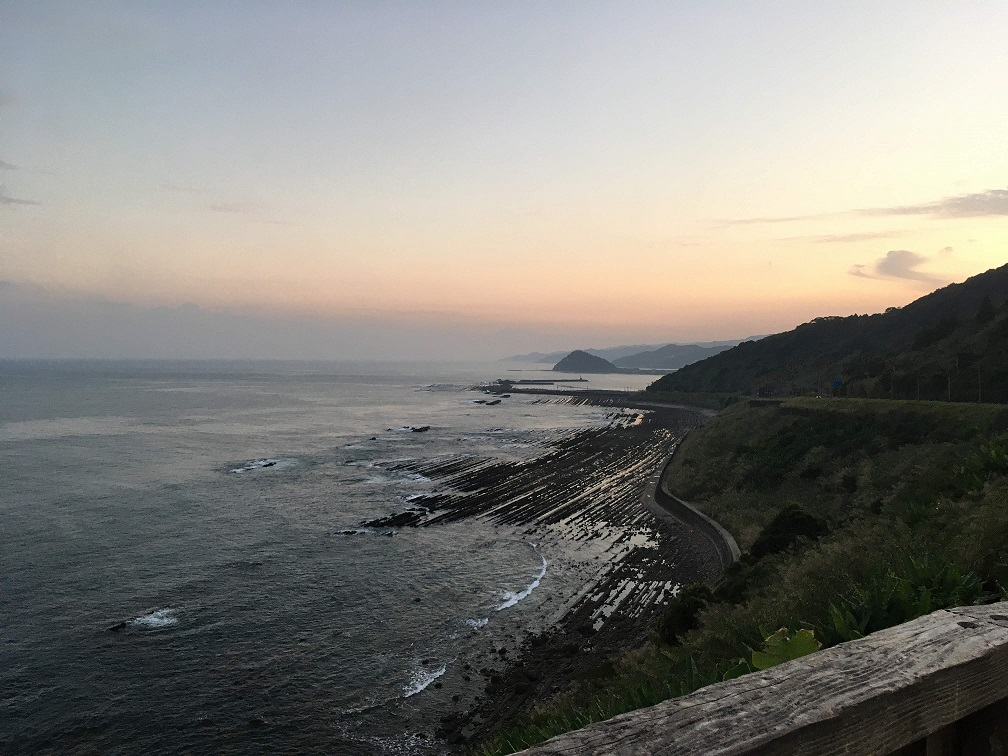
#> input picture report1/IMG_1904.JPG, 1008 x 756 px
$ python q5.py
#> lines starting #> are read from the running program, lines starting #| are printed output that depends on the picture
# -*- coding:utf-8 -*-
import numpy as np
import scipy.io
import matplotlib.pyplot as plt
from PIL import Image

# 画像読み込み
originalImg = Image.open('IMG_1904.JPG')
#> originalImg is the input picture: PIL image 1008x756 RGB; mean R, G, B 127.2, 126, 121.1
width, height = originalImg.size
#> width = 1008; height = 756
# originalImg = originalImg.convert('L') # pillowのグレースケール変換

# ピクセルごとに値を読みだす
img_pixels_rgb = np.array([[originalImg.getpixel((x,y)) for x in range(width)] for y in range(height)])
# グレースケール化後に値を入れる配列を用意
img_pixels = np.array([[ 0 for x in range(width)] for y in range(height)])
# print(img_pixels.shape)
img = Image.new('L', (width, height))
#> img: PIL image 1008x756 L; every value is 0
for y in range(height):
    for x in range(width):
        grayscale = img_pixels_rgb[y][x][0] * 0.2126 + img_pixels_rgb[y][x][1] * 0.7152 + img_pixels_rgb[y][x][2] * 0.0722
        img_pixels[y][x] = int(grayscale)
        img.putpixel((x,y),int(grayscale))
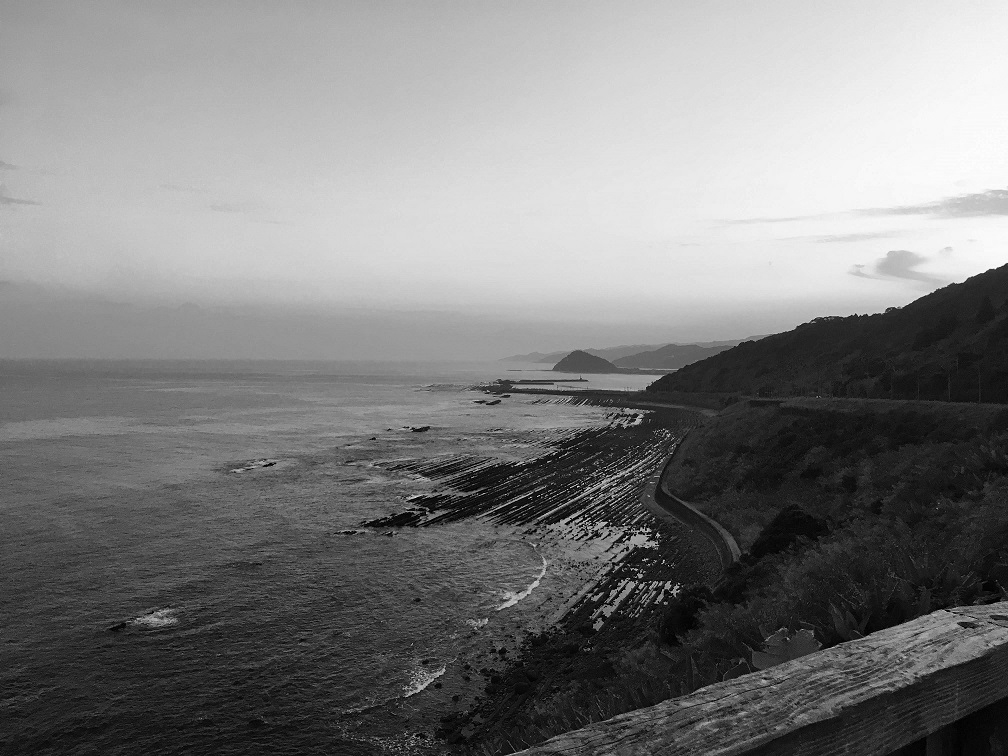
#> img: PIL image 1008x756 L; min 0, max 253, mean 125.4
img.save("grayscaleImage.png")

FRAGMENT_SIZE = 16
FRAGMENT_NUM = 500
# ランダム抽出 はじめの一回
px = np.random.randint(0,width - FRAGMENT_SIZE)
#> px = 684
py = np.random.randint(0,height - FRAGMENT_SIZE)
#> py = 559
sample_pixels = np.array([[img_pixels[y + py][x + px] for x in range(FRAGMENT_SIZE)] for y in range(FRAGMENT_SIZE)])

# 抽出できているか確認
'''
img = Image.new('L', (FRAGMENT_SIZE,FRAGMENT_SIZE))
for y in range(FRAGMENT_SIZE):
    for x in range(FRAGMENT_SIZE):
        img.putpixel((x,y), int(sample_pixels[y][x]))
img.show()
'''

sample_pixels = sample_pixels.reshape(FRAGMENT_SIZE*FRAGMENT_SIZE)
#> sample_pixels = 256 values, max 77 at index 205, min 6 at index 191, mean 28.66
# ランダム抽出
for i in range(1,FRAGMENT_NUM):
    px = np.random.randint(0,width - FRAGMENT_SIZE)
    py = np.random.randint(0,height - FRAGMENT_SIZE)
    sample_pixel = np.array([[img_pixels[y + py][x + px] for x in range(FRAGMENT_SIZE)] for y in range(FRAGMENT_SIZE)])
    sample_pixel = sample_pixel.reshape(FRAGMENT_SIZE*FRAGMENT_SIZE)
    sample_pixels = np.append(sample_pixels,sample_pixel,axis=0)

sample_pixels = sample_pixels.reshape(FRAGMENT_NUM,FRAGMENT_SIZE*FRAGMENT_SIZE)
# print(sample_pixels.shape)

# ランダムにとってきた画像の破片を表示
'''
fig = plt.figure()
ny = int(np.sqrt(FRAGMENT_NUM))
nx = int(np.sqrt(FRAGMENT_NUM))
for i in range(ny):
    for j in range(nx):
        # plt.subplot(ny, nx, i + ny*j + 1)
        ax = fig.add_subplot(ny, nx, i + ny*j + 1)
        ax.axis('off') # 軸は描画しない
        e = sample_pixels[np.random.randint(FRAGMENT_NUM)]
        img = np.reshape(e,(16,16))
        ax.imshow(img, cmap="gray")
plt.show()
'''

z = sample_pixels.T.copy()
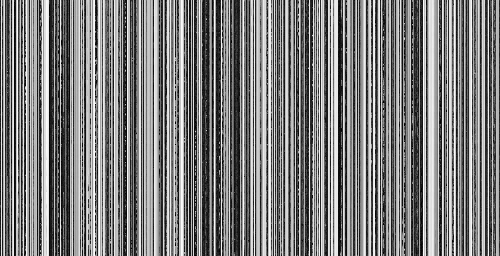
#> z: shape (256, 500) int64; min 0, max 253, mean 126.9
# print(z.shape)

# 分散・共分散行列 V の計算
V = np.cov(z)
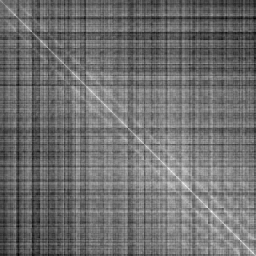
#> V: shape (256, 256) float64; min 5727.6, max 6530.4, mean 6077.3; drawn with min black and max white
# print(V.shape) # (256, 256)

# 正定値対称行列 V の固有ベクトル・固有値の計算
[eigval, eigvec] = np.linalg.eig(V)
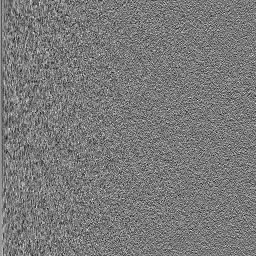
#> eigvec: shape (256, 256) float64; min -0.272, max 0.297, mean 0.000244; drawn with min black and max white
#> eigval = 256 values, max 1555901.7 at index 0, min 0.288 at index 190, mean 6315.8
# print(eigvec.shape) # (256, 256)
# print(eigval.shape) # (256,)

# ここで固有ベクトルを固有値の大きい順に並べ替える．
index = np.argsort(eigval)[::-1]
#> index = 256 values, max 255 at index 232, min 0 at index 0, mean 127.5
eigvec = eigvec[:,index]
# print(eigvec.shape) # (256, 256)
# e=eigvec[:,0:2] #最初の2つだけとってきてる
# print(e.shape) # (256, 2)


for i in range(15):
    plt.subplot(3, 5, i+1)
    e = eigvec[:,i]
    img = np.reshape(e,(16,16))
    plt.imshow(img, cmap="gray")
plt.show()
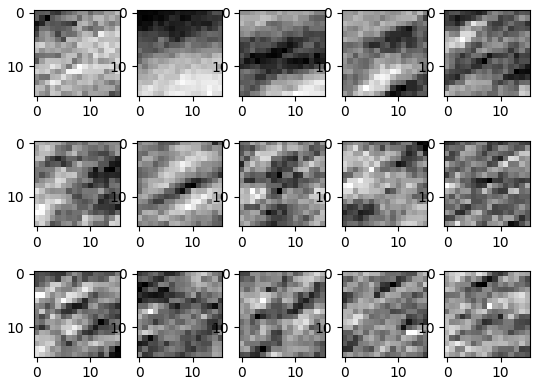
#> figure drawn by matplotlib, 15 panels


fig = plt.figure()
ax = fig.add_subplot(1, 5, 1)
e1=eigvec[:,0] # 第1主成分
#> e1 = 256 values, max 0.0636 at index 168, min 0.0606 at index 18, mean 0.0625
img = np.reshape(e1,(16,16))
ax.imshow(img, cmap="gray_r")

ax = fig.add_subplot(1, 5, 2)
e2=eigvec[:,1] # 第2主成分
#> e2 = 256 values, max 0.104 at index 253, min -0.108 at index 17, mean -0.000253
img = np.reshape(e2,(16,16))
ax.imshow(img, cmap="gray_r")

ax = fig.add_subplot(1, 5, 3)
e50=eigvec[:,49] # 第50主成分
#> e50 = 256 values, max 0.18 at index 255, min -0.156 at index 105, mean 2.98e-05
img = np.reshape(e50,(16,16))
ax.imshow(img, cmap="gray_r")

ax = fig.add_subplot(1, 5, 4)
e100=eigvec[:,99] # 第100主成分
#> e100 = 256 values, max 0.255 at index 54, min -0.213 at index 204, mean -3.23e-06
img = np.reshape(e100,(16,16))
ax.imshow(img, cmap="gray_r")

ax = fig.add_subplot(1, 5, 5)
e200=eigvec[:,199] # 第200主成分
#> e200 = 256 values, max 0.18 at index 11, min -0.172 at index 183, mean -6.6e-06
img = np.reshape(e200,(16,16))
ax.imshow(img, cmap="gray_r")
plt.show()


fig, ax = plt.subplots()
ax.set_xlabel("Principal Component")
ax.set_ylabel("Eigenvalue")
ax.hist(eigval, bins=100)
plt.show()
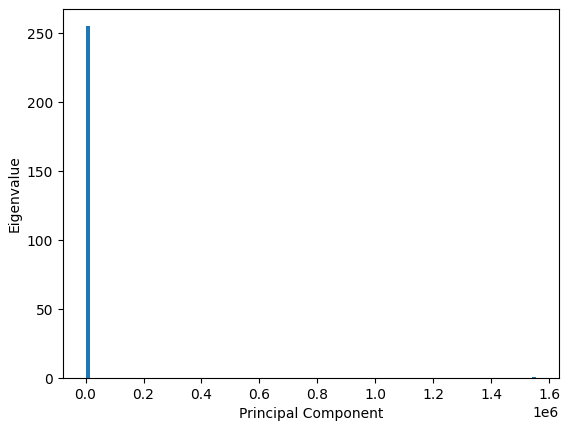
#> figure drawn by matplotlib, 1 panel; tallest bar 255 high, from x = 0.288 to 15559.3

'''
fig, ax = plt.subplots(figsize=(2,1), dpi=100)
ax.set_xlabel("Principal Component")
ax.set_ylabel("Eigenvalue")
ax.set_ylim(0,5)
ax.hist(eigval, bins=100)
plt.show()
'''

'''
print(eigval.mean())
print(np.median(eigval))
print(np.percentile(eigval,75))
print(eigval.max())
print(eigval.min())
print(eigval)

plt.plot(eigval)
plt.show()
'''

eigval_cp = eigval.copy()
#> eigval_cp has the same summary as eigval
# 一応ソート，降順
eigval_cp = np.sort(eigval_cp)[::-1]
#> eigval_cp = 256 values, max 1555901.7 at index 0, min 0.288 at index 255, mean 6315.8
fig1 = plt.figure()
fig2 = plt.figure()
for i in range(6):
    ax1 = fig1.add_subplot(2, 3, i+1)
    ax1.set_ylim(0,5)
    ax2 = fig2.add_subplot(2, 3, i+1)
    eigval_cp = np.delete(eigval_cp,0)
    ax1.hist(eigval_cp, bins=100)
    ax2.plot(eigval_cp)
#> after the loop, eigval_cp = 250 values, max 2197.9 at index 0, min 0.288 at index 249, mean 156
plt.show()
#> figure, not shown here; panel 1: tallest bar 177 high, from x = 0.288 to 100.7; panel 2: tallest bar 141 high, from x = 0.288 to 41.09; panel 3: tallest bar 130 high, from x = 0.288 to 30.23; panel 4: tallest bar 123 high, from x = 0.288 to 25.88
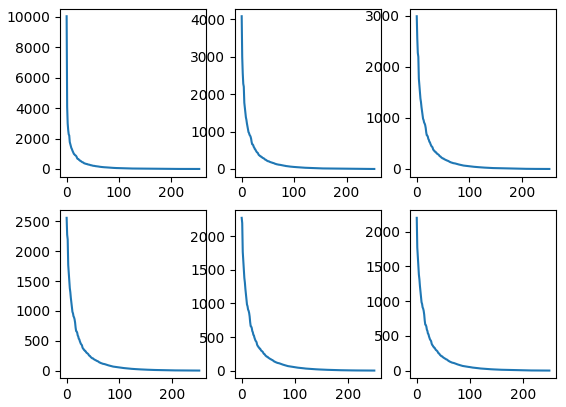
#> figure drawn by matplotlib, 6 panels; panel 1: curve peaks at x = 0, y = 10037.3; panel 2: curve peaks at x = 0, y = 4080.1; panel 3: curve peaks at x = 0, y = 2994.1; panel 4: curve peaks at x = 0, y = 2559
